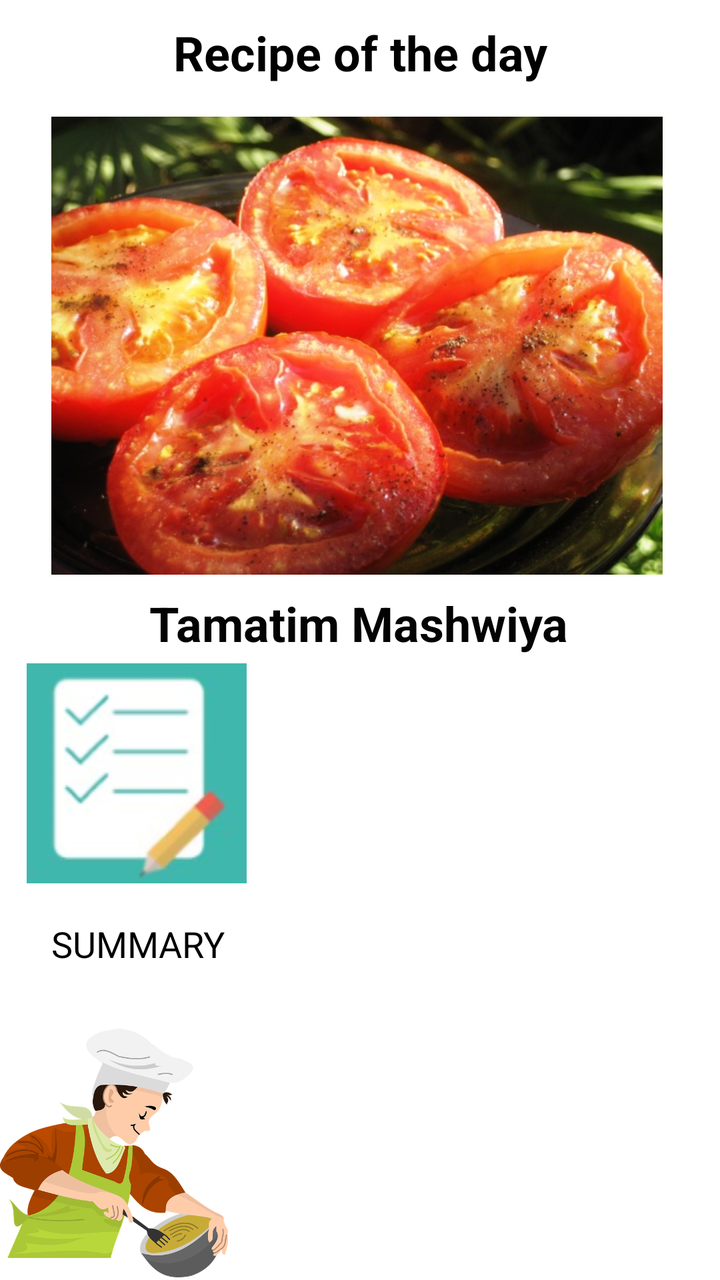
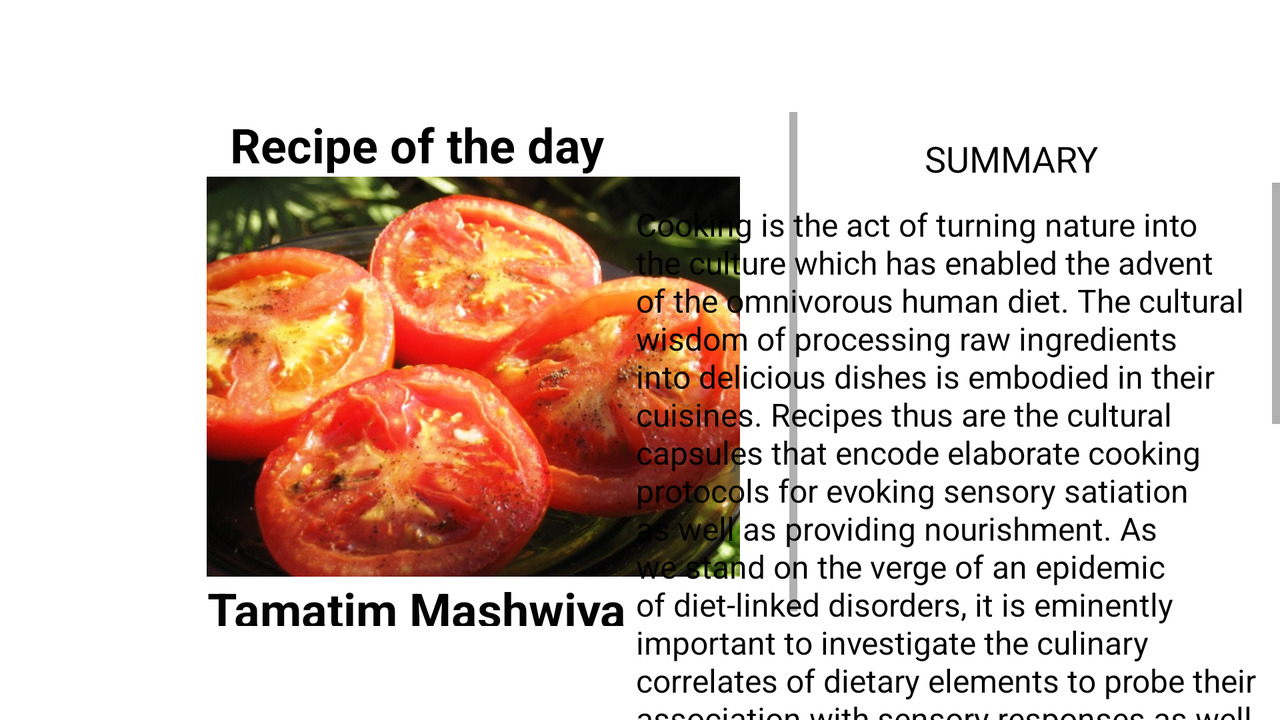

Compare how this app lays out the same screen by default and in its alternative resource folder. The renders come first, then the two layout files and the values they reference.
<!-- AndroidManifest.xml: application theme Theme.Navigationdrawerdemo -->
<!-- res/layout/fragment_home.xml -->
<?xml version="1.0" encoding="utf-8"?>

<androidx.constraintlayout.widget.ConstraintLayout xmlns:android="http://schemas.android.com/apk/res/android"
    xmlns:app="http://schemas.android.com/apk/res-auto"
    xmlns:tools="http://schemas.android.com/tools"
    android:layout_width="match_parent"
    android:layout_height="match_parent"
    android:background="@drawable/wallpaper2">

    <TextView
        android:id="@+id/textView_recipe_of_the_day_headline"
        android:layout_width="wrap_content"
        android:layout_height="wrap_content"
        android:layout_marginTop="10dp"
        android:text="Recipe of the day"
        android:textColor="#000000"
        android:textSize="24dp"
        android:textStyle="bold"
        app:layout_constraintEnd_toEndOf="parent"
        app:layout_constraintHorizontal_bias="0.502"
        app:layout_constraintStart_toStartOf="parent"
        app:layout_constraintTop_toTopOf="parent" />

    <ImageView
        android:id="@+id/imageView_recipeofhtheday"
        android:layout_width="387dp"
        android:layout_height="229dp"
        android:layout_marginTop="16dp"
        app:layout_constraintEnd_toEndOf="parent"
        app:layout_constraintHorizontal_bias="0.571"
        app:layout_constraintStart_toStartOf="parent"
        app:layout_constraintTop_toBottomOf="@+id/textView_recipe_of_the_day_headline"
        app:srcCompat="@drawable/recipe_image"
        tools:srcCompat="@drawable/recipe_image" />

    <TextView
        android:id="@+id/textView_recipe_of_the_day_name"
        android:layout_width="wrap_content"
        android:layout_height="wrap_content"
        android:layout_marginTop="8dp"
        android:text="Tamatim Mashwiya"
        android:textColor="#030303"
        android:textSize="24dp"
        android:textStyle="bold"
        app:layout_constraintEnd_toEndOf="parent"
        app:layout_constraintHorizontal_bias="0.497"
        app:layout_constraintStart_toStartOf="parent"
        app:layout_constraintTop_toBottomOf="@+id/imageView_recipeofhtheday" />

    <TextView
        android:id="@+id/textView_sumamry_headline"
        android:layout_width="wrap_content"
        android:layout_height="wrap_content"
        android:layout_marginTop="8dp"
        android:padding="10dp"
        android:text="SUMMARY"
        android:textColor="#000000"
        android:textSize="18dp"
        app:layout_constraintEnd_toEndOf="parent"
        app:layout_constraintHorizontal_bias="0.062"
        app:layout_constraintStart_toStartOf="parent"
        app:layout_constraintTop_toBottomOf="@+id/imageButtonSummary" />

    <ImageButton
        android:id="@+id/imageButtonSummary"
        android:layout_width="110dp"
        android:layout_height="110dp"
        android:layout_marginTop="4dp"
        android:contentDescription="@string/app_name"
        app:layout_constraintEnd_toEndOf="parent"
        app:layout_constraintHorizontal_bias="0.053"
        app:layout_constraintStart_toStartOf="parent"
        app:layout_constraintTop_toBottomOf="@+id/textView_recipe_of_the_day_name"
        app:srcCompat="@drawable/sumarypng" />

    <ImageView
        android:id="@+id/imageView3"
        android:layout_width="114dp"
        android:layout_height="127dp"
        app:layout_constraintBottom_toBottomOf="parent"
        app:layout_constraintStart_toStartOf="parent"
        app:srcCompat="@drawable/cook" />

</androidx.constraintlayout.widget.ConstraintLayout>
<!-- resources referenced by this layout -->
<resources>
  <!-- drawable cook: png bitmap (drawable-v24, 133869 bytes) -->
  <!-- drawable recipe_image: png bitmap (drawable-v24, 97987 bytes) -->
  <!-- drawable sumarypng: png bitmap (drawable-v24, 27570 bytes) -->
  <string name="app_name">RecipeDB</string>
  <!-- from res/values-v29/ -->
  <style name="Theme.Navigationdrawerdemo" parent="Theme.MaterialComponents.DayNight.DarkActionBar">
          
          <item name="android:forceDarkAllowed" tools:targetApi="kitkat">false</item>
          <item name="colorPrimary">@color/purple_500</item>
          <item name="colorPrimaryVariant">@color/purple_700</item>
          <item name="colorOnPrimary">@color/white</item>
          
          <item name="colorSecondary">@color/teal_200</item>
          <item name="colorSecondaryVariant">@color/teal_700</item>
          <item name="colorOnSecondary">@color/black</item>
          
          <item name="android:statusBarColor" tools:targetApi="l">?attr/colorPrimaryVariant</item>
          
      </style>
  <color name="purple_500">#FF6200EE</color>
  <color name="purple_700">#FF3700B3</color>
  <color name="white">#FFFFFFFF</color>
  <color name="teal_200">#FF03DAC5</color>
  <color name="teal_700">#FF018786</color>
  <color name="black">#FF000000</color>
</resources>
<!-- res/layout-land/fragment_home.xml (the repository's variant of the layout above) -->
<!-- drawn on the phone turned sideways -->
<?xml version="1.0" encoding="utf-8"?>
<androidx.constraintlayout.widget.ConstraintLayout xmlns:android="http://schemas.android.com/apk/res/android"
    xmlns:app="http://schemas.android.com/apk/res-auto"
    xmlns:tools="http://schemas.android.com/tools"
    android:layout_width="match_parent"
    android:layout_height="match_parent"
    android:background="#FFFFFF">

    <ScrollView
        android:layout_width="380dp"
        android:layout_height="257dp"
        android:layout_marginTop="56dp"
        app:layout_constraintEnd_toEndOf="parent"
        app:layout_constraintHorizontal_bias="0.072"
        app:layout_constraintStart_toStartOf="parent"
        app:layout_constraintTop_toTopOf="parent">

        <LinearLayout
            android:layout_width="match_parent"
            android:layout_height="wrap_content"
            android:gravity="center"
            android:orientation="vertical">

            <TextView
                android:id="@+id/textView_recipe_of_the_day_headline"
                android:layout_width="wrap_content"
                android:layout_height="wrap_content"
                android:text="Recipe of the day"
                android:textColor="#000000"
                android:textSize="24dp"
                android:textStyle="bold" />

            <ImageView
                android:id="@+id/imageView_recipeofhtheday"
                android:layout_width="400dp"
                android:layout_height="200dp"
                android:layout_marginStart="28dp"
                app:srcCompat="@drawable/default_recipe_image"
                tools:srcCompat="@drawable/recipe_image" />

            <TextView
                android:id="@+id/textView_recipe_of_the_day_name"
                android:layout_width="wrap_content"
                android:layout_height="wrap_content"
                android:text="Tamatim Mashwiya"
                android:textColor="#030303"
                android:textSize="24dp"
                android:textStyle="bold" />
        </LinearLayout>
    </ScrollView>

    <ScrollView
        android:id="@+id/scrollView2"
        android:layout_width="332dp"
        android:layout_height="292dp"
        app:layout_constraintBottom_toBottomOf="parent"
        app:layout_constraintEnd_toEndOf="parent"
        app:layout_constraintTop_toBottomOf="@+id/textView_sumamry_headline"
        app:layout_constraintVertical_bias="0.0">

        <LinearLayout
            android:layout_width="match_parent"
            android:layout_height="wrap_content"
            android:orientation="vertical">

            <TextView
                android:id="@+id/textView_summary"
                android:layout_width="match_parent"
                android:layout_height="wrap_content"
                android:padding="10dp"
                android:text="Cooking is the act of turning nature into the culture which has enabled the advent of the omnivorous human diet. The cultural wisdom of processing raw ingredients into delicious dishes is embodied in their cuisines. Recipes thus are the cultural capsules that encode elaborate cooking protocols for evoking sensory satiation as well as providing nourishment. As we stand on the verge of an epidemic of diet-linked disorders, it is eminently important to investigate the culinary correlates of dietary elements to probe their association with sensory responses as well as consequences for nutrition and health.  RecipeDB is a structured compilation of recipes, ingredients, and nutrition profiles interlinked with flavor profiles and health associations. The repertoire comprises of meticulous integration of over 1,18,000 recipes from cuisines across the globe (6 continents, 26 geo-cultural regions, and 74 countries), cooked using 268 processes (heat, cook, boil, simmer, bake, etc.), by blending over 23,500 ingredients from diverse categories, which are further linked to their flavor molecules (FlavorDB), nutritional profiles (USDA) and empirical records of disease associations obtained from Medline (DietRx). This resource is aimed at facilitating scientific explorations of the culinary space (recipe, ingredient, cooking processes, dietary styles, etc.) to taste attributes (flavor profile) and health (nutrition and disease associations) seeking for divergent applications."
                android:textColor="#010101"
                android:textSize="16sp" />
        </LinearLayout>
    </ScrollView>

    <TextView
        android:id="@+id/textView_sumamry_headline"
        android:layout_width="wrap_content"
        android:layout_height="wrap_content"
        android:text="SUMMARY"
        android:textColor="#000000"
        android:textSize="18dp"
        app:layout_constraintBottom_toBottomOf="parent"
        app:layout_constraintEnd_toEndOf="parent"
        app:layout_constraintHorizontal_bias="0.836"
        app:layout_constraintStart_toStartOf="parent"
        app:layout_constraintTop_toTopOf="parent"
        app:layout_constraintVertical_bias="0.19999999" />
</androidx.constraintlayout.widget.ConstraintLayout>
<!-- resources referenced by the variant -->
<!-- as the phone turned sideways resolves them -->
<resources>
  <!-- drawable recipe_image: png bitmap (drawable-v24, 97987 bytes) -->
  <!-- from res/values-v29/ -->
  <style name="Theme.Navigationdrawerdemo" parent="Theme.MaterialComponents.DayNight.DarkActionBar">
          
          <item name="android:forceDarkAllowed" tools:targetApi="kitkat">false</item>
          <item name="colorPrimary">@color/purple_500</item>
          <item name="colorPrimaryVariant">@color/purple_700</item>
          <item name="colorOnPrimary">@color/white</item>
          
          <item name="colorSecondary">@color/teal_200</item>
          <item name="colorSecondaryVariant">@color/teal_700</item>
          <item name="colorOnSecondary">@color/black</item>
          
          <item name="android:statusBarColor" tools:targetApi="l">?attr/colorPrimaryVariant</item>
          
      </style>
  <color name="purple_500">#FF6200EE</color>
  <color name="purple_700">#FF3700B3</color>
  <color name="white">#FFFFFFFF</color>
  <color name="teal_200">#FF03DAC5</color>
  <color name="teal_700">#FF018786</color>
  <color name="black">#FF000000</color>
</resources>
